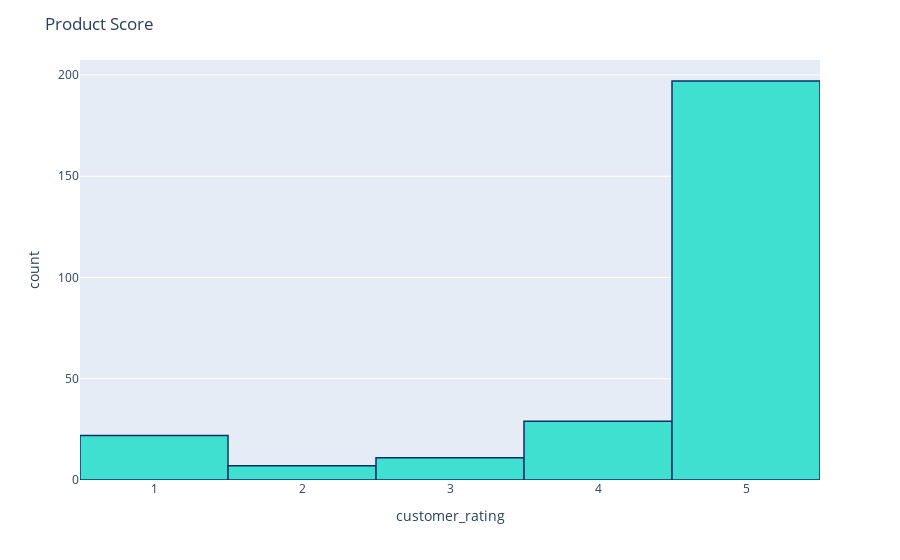

Notebook cell for this chart:
### Code cell
fig = px.histogram(df, x="customer_rating")
fig.update_traces(marker_color="turquoise",marker_line_color='rgb(8,48,107)',
                  marker_line_width=1.5)
fig.update_layout(title_text='Product Score')
fig.show()

### Figure 1 — Plotly figure (JSON) as saved in the notebook; plotly's stock layout.template omitted (floating-point values rounded to 4 significant figures; data arrays with more than 128 entries replaced by an {"elided": "..."} marker saying what was removed)
{"data": [{"alignmentgroup": "True", "bingroup": "x", "hovertemplate": "customer_rating=%{x}<br>count=%{y}<extra></extra>", "legendgroup": "", "marker": {"color": "turquoise", "pattern": {"shape": ""}, "line": {"color": "rgb(8,48,107)", "width": 1.5}}, "name": "", "offsetgroup": "", "orientation": "v", "showlegend": false, "x": {"elided": "266 int values"}, "xaxis": "x", "yaxis": "y", "type": "histogram"}], "layout": {"xaxis": {"anchor": "y", "domain": [0, 1], "title": {"text": "customer_rating"}}, "yaxis": {"anchor": "x", "domain": [0, 1], "title": {"text": "count"}}, "legend": {"tracegroupgap": 0}, "margin": {"t": 60}, "barmode": "relative", "title": {"text": "Product Score"}}}
